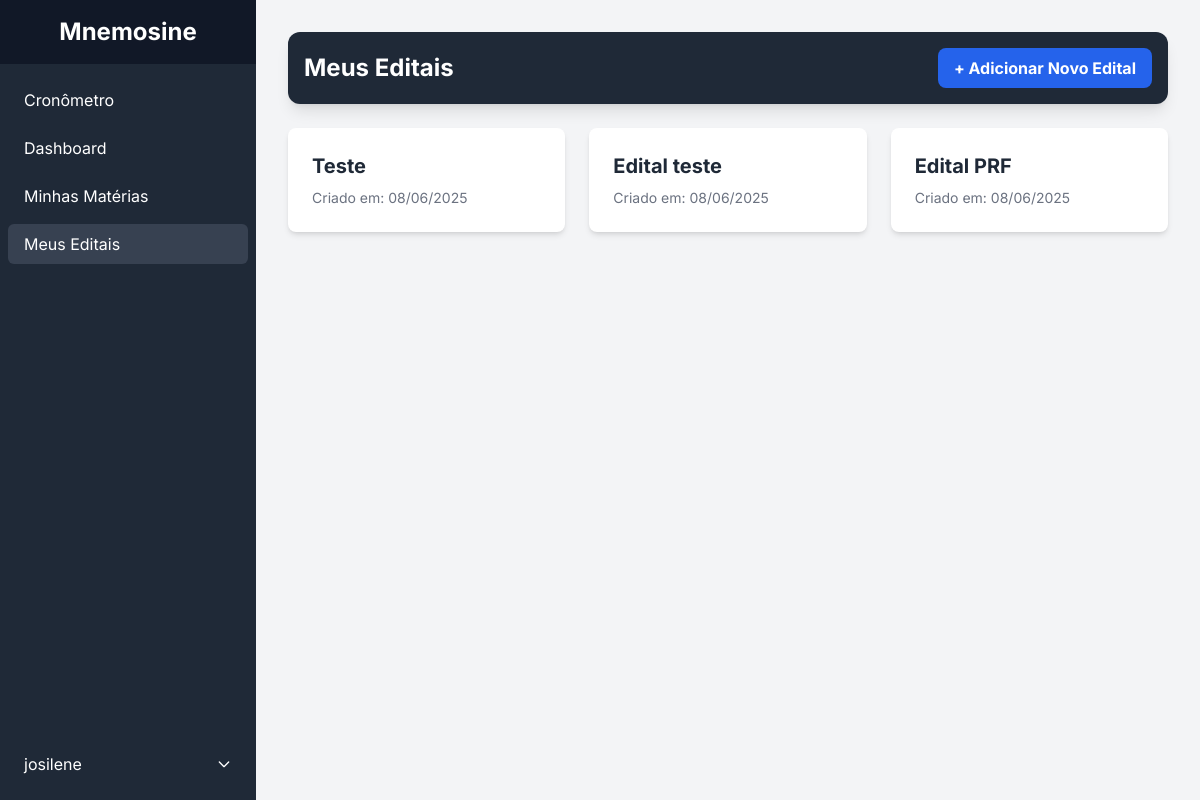
Screenshot of /edital/ (signed in) with the database file from the repository.
### edital/models.py (models this page shows, shortened)
class Edital(models.Model):
    usuario = models.ForeignKey(User, on_delete=models.CASCADE, related_name='editais')
    nome = models.CharField(max_length=200)
    conteudo_bruto = models.TextField(help_text="O texto completo colado pelo usuário para referência.")
    criado_em = models.DateTimeField(auto_now_add=True)

### edital/views.py (the view)
# urls.py: path('', views.edital_list_view, name='edital_list'),
@login_required
def edital_list_view(request):
    editais = Edital.objects.filter(usuario=request.user).order_by('-criado_em')
    return render(request, 'edital/edital_list.html', {'editais': editais})

### edital/templates/edital/edital_list.html (shortened to what this page needs)
{% extends 'dashboard/base.html' %}
{% load static %}
{% block content %}
<div class="p-4 sm:p-6 md:p-8">
    <header class="bg-gray-800 text-white p-4 rounded-xl flex justify-between items-center shadow-lg mb-6">
        <h1 class="text-2xl font-bold">Meus Editais</h1>
        <button id="add-new-edital-btn" class="bg-blue-600 hover:bg-blue-500 font-bold py-2 px-4 rounded-lg transition-colors flex items-center">
            + Adicionar Novo Edital
        </button>
    </header>
    <main id="edital-list-container" class="grid grid-cols-1 md:grid-cols-2 lg:grid-cols-3 gap-6">
        {% for edital in editais %}
        <a href="{% url 'edital:edital_detail' edital.id %}" class="bg-white p-6 rounded-lg shadow-md cursor-pointer hover:shadow-xl hover:scale-105 transition-all">
            <h3 class="text-xl font-bold text-gray-800">{{ edital.nome }}</h3>
            <p class="text-sm text-gray-500 mt-2">Criado em: {{ edital.criado_em|date:"d/m/Y" }}</p>
        </a>
        {% empty %}
        <div class="col-span-full text-center py-10 bg-white rounded-lg shadow-md">
            <p class="text-gray-500">Nenhum edital encontrado.</p>
            <p class="text-gray-500 mt-1">Clique em "Adicionar Novo Edital" para criar o seu primeiro!</p>
        </div>
        {% endfor %}
    </main>
</div>
{% endblock %}

### dashboard/templates/dashboard/base.html (shortened to what this page needs)
<!DOCTYPE html>
<html lang="pt-BR">
<head>
    <script src="https://cdn.tailwindcss.com"></script>
</head>
<body class="bg-gray-100">
<div class="flex min-h-screen">
    {% if user.is_authenticated %}
    <div class="hidden md:flex flex-col w-64 bg-gray-800 text-white">
        <div class="flex items-center justify-center h-16 bg-gray-900">
            <h1 class="text-2xl font-bold">Mnemosine</h1>
        </div>
        <div class="flex flex-col flex-1 overflow-y-auto">
            <nav class="flex-1 px-2 py-4">
                <a href="{% url 'home' %}" class="flex items-center px-4 py-2 rounded-md hover:bg-gray-700 {% if request.resolver_match.url_name == 'home' %}bg-gray-700{% endif %}">
                    <span>Cronômetro</span>
                </a>
                <a href="{% url 'dashboard' %}" class="flex items-center px-4 py-2 mt-2 rounded-md hover:bg-gray-700 {% if request.resolver_match.url_name == 'dashboard' %}bg-gray-700{% endif %}">
                    <span>Dashboard</span>
                </a>
                <a href="{% url 'listar_materias' %}" class="flex items-center px-4 py-2 mt-2 rounded-md hover:bg-gray-700 {% if request.resolver_match.url_name == 'listar_materias' %}bg-gray-700{% endif %}">
                    <span>Minhas Matérias</span>
                </a>
                <a href="{% url 'edital:edital_list' %}" class="flex items-center px-4 py-2 mt-2 rounded-md hover:bg-gray-700 {% if 'edital' in request.resolver_match.app_names %}bg-gray-700{% endif %}">
                    <span>Meus Editais</span>
                </a>
            </nav>
        </div>
         <div class="px-2 py-4" x-data="{ open: false }">
            <div @click="open = !open" class="cursor-pointer flex items-center justify-between px-4 py-2 rounded-md hover:bg-gray-700">
                <span>{{ user.username }}</span>
                <svg class="h-4 w-4" :class="{'rotate-180': open}" fill="none" viewBox="0 0 24 24" stroke="currentColor"><path stroke-linecap="round" stroke-linejoin="round" stroke-width="2" d="M19 9l-7 7-7-7" /></svg>
            </div>
        </div>
    </div>
    {% endif %}
    <main class="flex-1">
        {% block content %}{% endblock %}
    </main>
</div>
</body>
</html>

### dashboard/templates/dashboard/base.html (style rules this page uses)
body { font-family: 'Inter', sans-serif; }

### rows the page displays
Edital: nome "Teste", criado_em "08/06/2025"
Edital: nome "Edital teste", criado_em "08/06/2025"
Edital: nome "Edital PRF", criado_em "08/06/2025"

### other values shown
{{ user.username }} "josilene"
